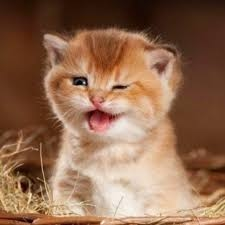
#> input picture kucing.jpg, 225 x 225 px
$ python 'Median smoothing.py'
#> lines starting #> are read from the running program, lines starting #| are printed output that depends on the picture
import cv2
import numpy

# read image
src = cv2.imread('kucing.jpg', cv2.IMREAD_UNCHANGED)
#> src is the input picture: shape (225, 225, 3); mean B, G, R 80.9, 106.3, 144.8

# aplly averaging blur on src image
dst = cv2.medianBlur(src, 5)
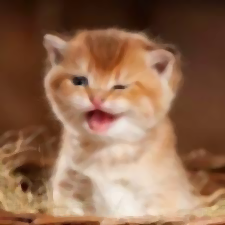
#> dst: shape (225, 225, 3); mean B, G, R 80.9, 106.3, 144.8

# display input and output image
cv2.imshow("Median Smoothing", numpy.hstack((src, dst)))
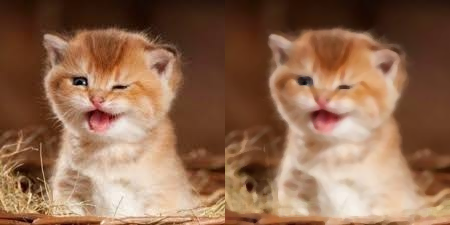
#> window 'Median Smoothing': shape (225, 450, 3); mean B, G, R 80.9, 106.3, 144.8
cv2.waitKey(0)  # waits until a key is pressed
#> (the run stopped early here; a loop or call above may not have finished)

$ run again, with image.jpg copied over kucing.jpg
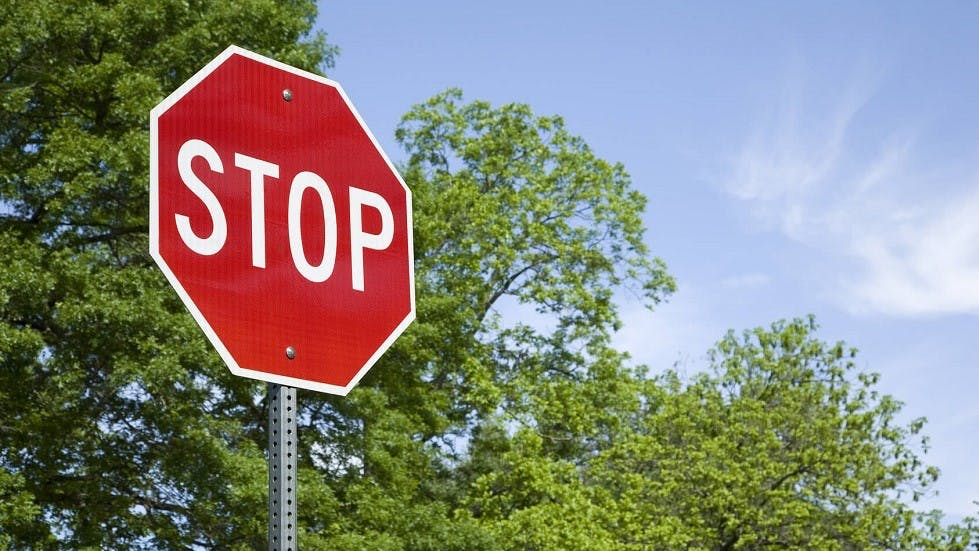
#> input picture image.jpg, 979 x 551 px
#> src is the input picture: shape (551, 979, 3); mean B, G, R 123.1, 133.3, 133.1
#> `dst = cv2.medianBlur(src, 5)`:
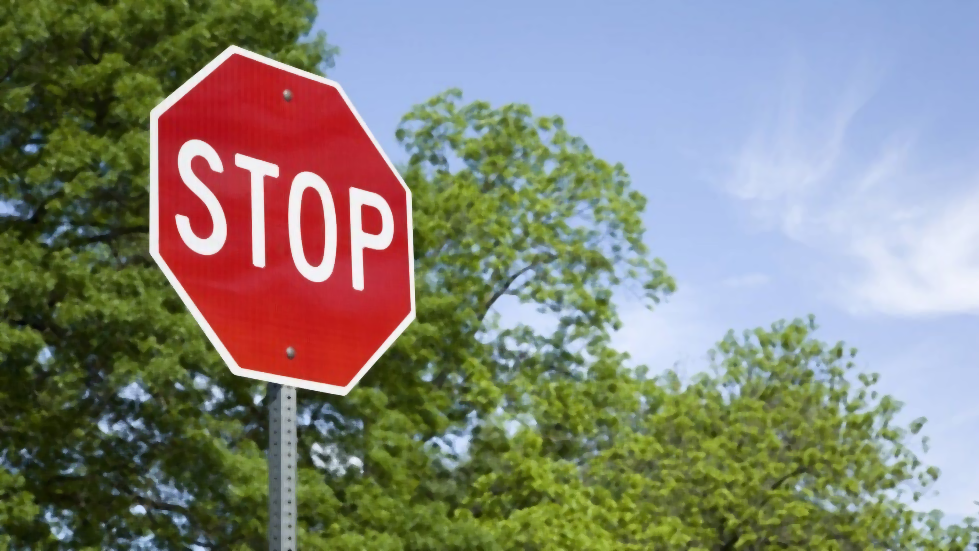
#> dst: shape (551, 979, 3); mean B, G, R 122.3, 132.8, 132.7
#> `cv2.imshow("Median Smoothing", numpy.hstack((src, dst)))`:
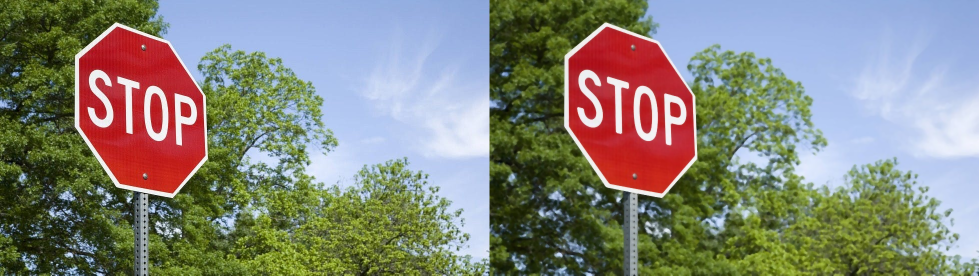
#> window 'Median Smoothing': shape (551, 1958, 3) (shown at 1/2 size); mean B, G, R 122.7, 133, 132.9

$ run again, with images.jpg copied over kucing.jpg
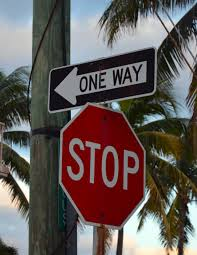
#> input picture images.jpg, 197 x 255 px
#> src is the input picture: shape (255, 197, 3); mean B, G, R 86.2, 89.1, 98.7
#> `dst = cv2.medianBlur(src, 5)`:
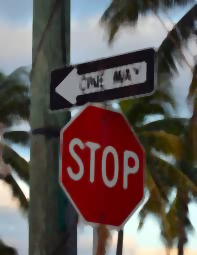
#> dst: shape (255, 197, 3); mean B, G, R 85.3, 88.2, 98.3
#> `cv2.imshow("Median Smoothing", numpy.hstack((src, dst)))`:
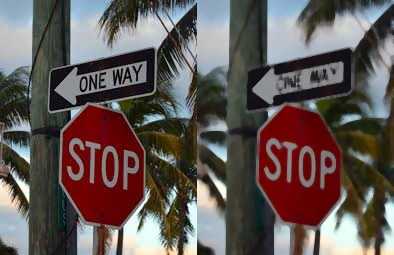
#> window 'Median Smoothing': shape (255, 394, 3); mean B, G, R 85.8, 88.6, 98.5

$ run again, with imagess.jpg copied over kucing.jpg
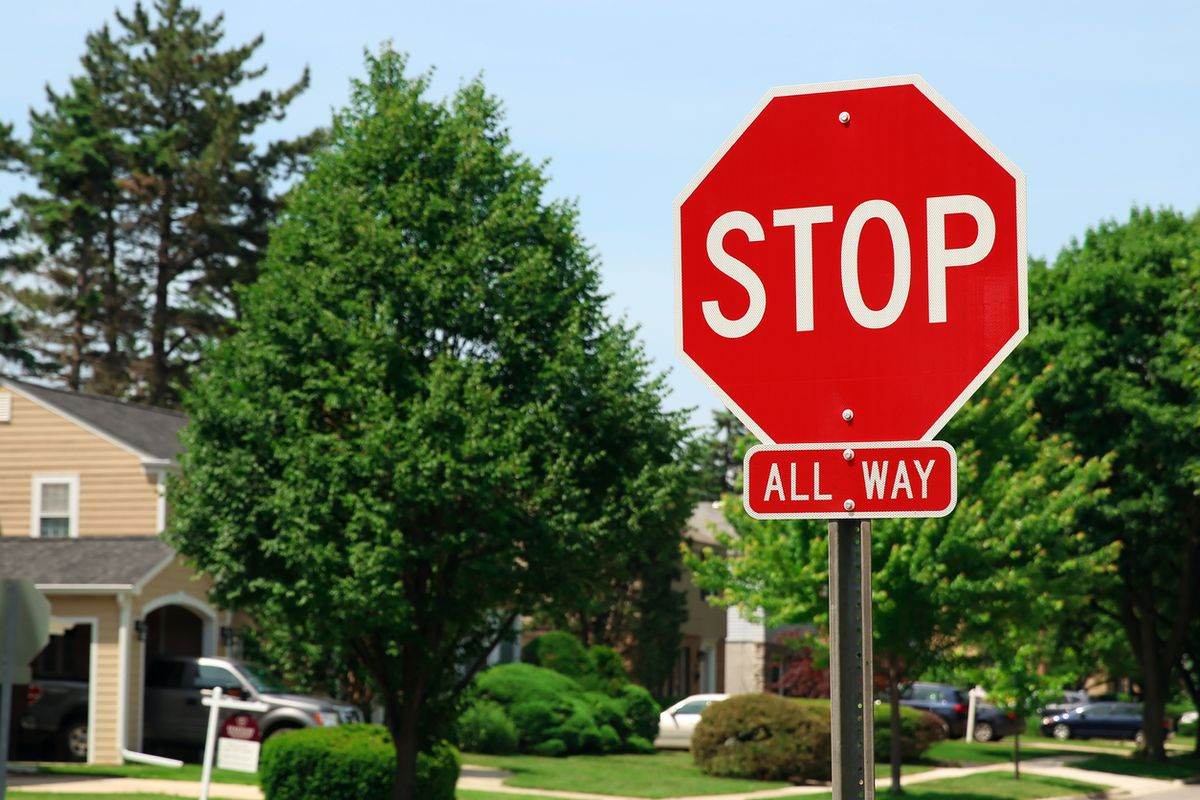
#> input picture imagess.jpg, 1200 x 800 px
#> src is the input picture: shape (800, 1200, 3); mean B, G, R 85, 104.8, 107.2
#> `cv2.imshow("Median Smoothing", numpy.hstack((src, dst)))`:
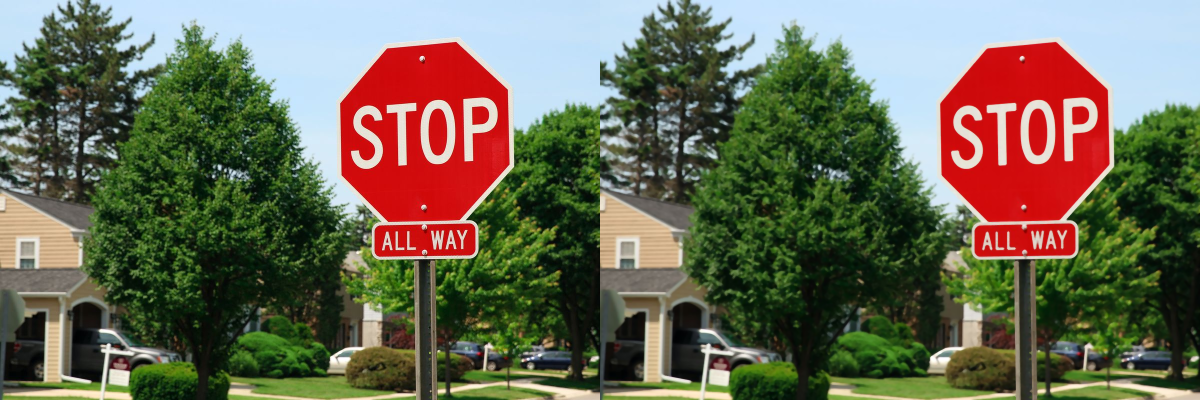
#> window 'Median Smoothing': shape (800, 2400, 3) (shown at 1/2 size); mean B, G, R 84.8, 104.7, 107.1
